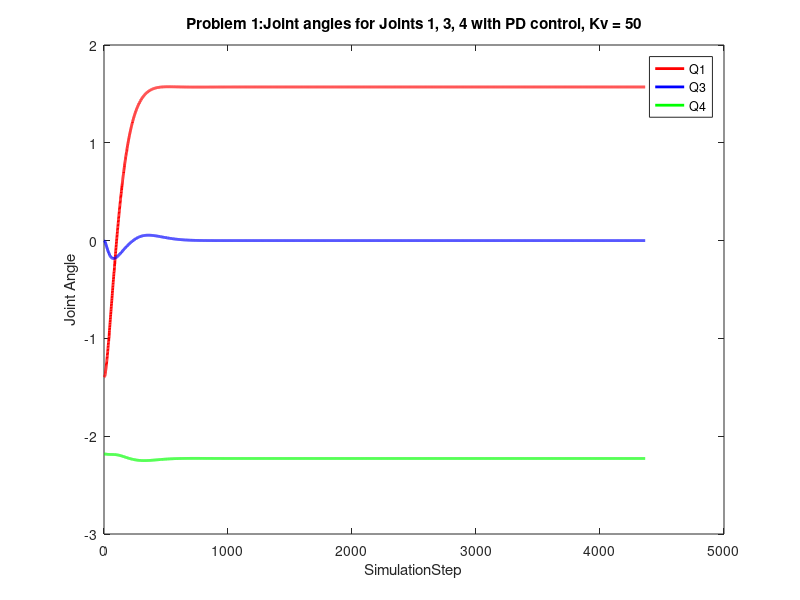
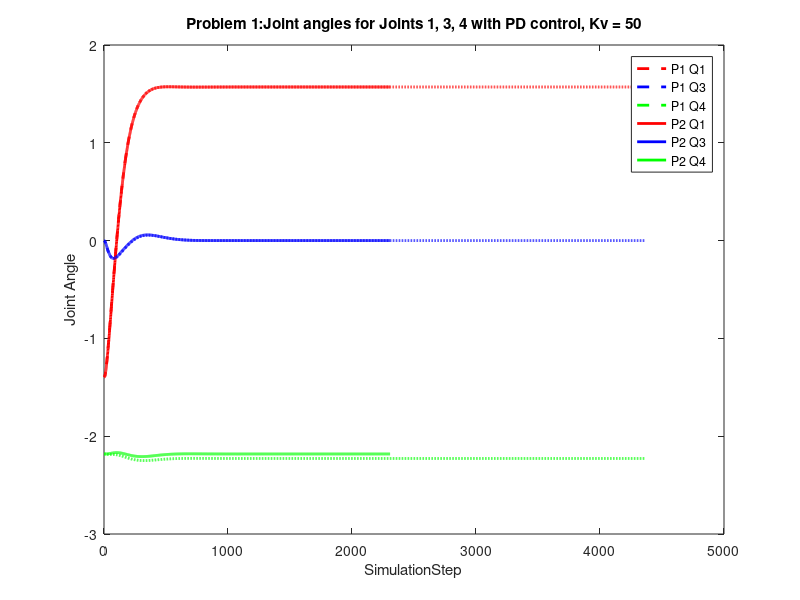
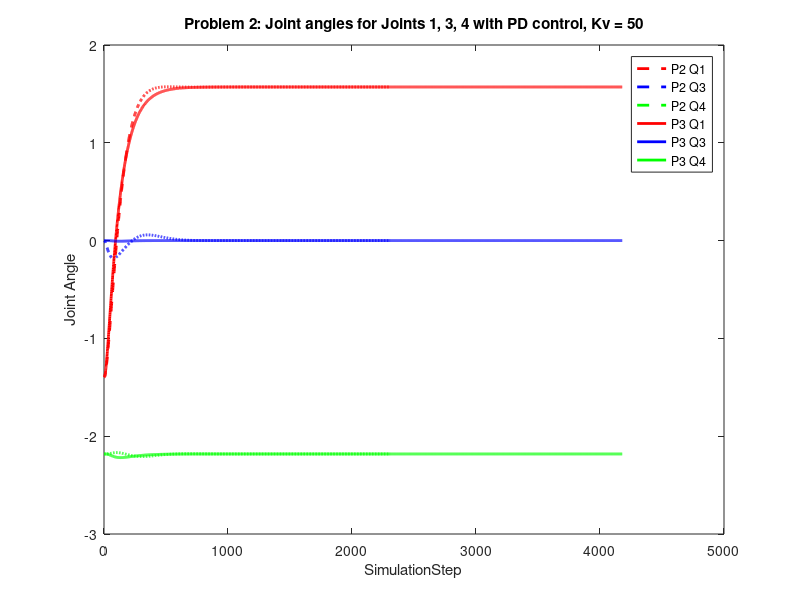
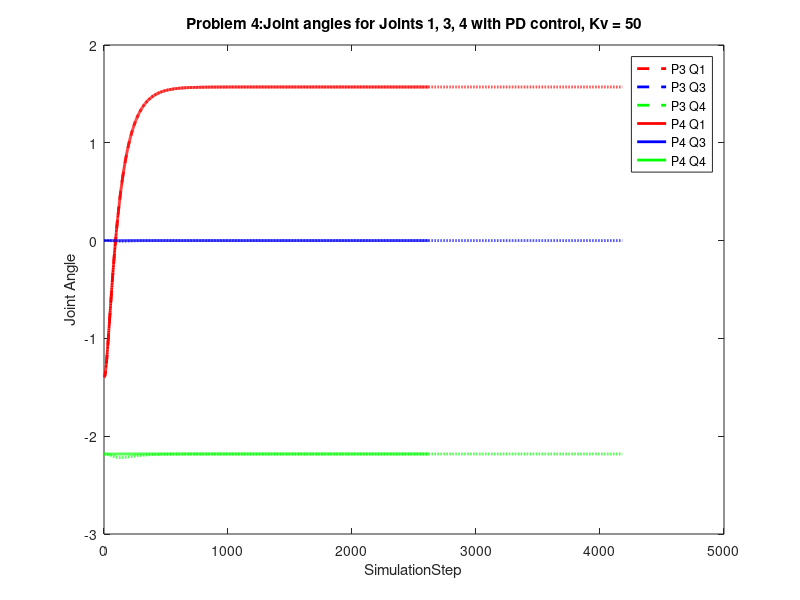

Reproduce these figures in MATLAB, in order.
close all;
ctl1data = importdata("controller1.txt", ',');
ctl2data = importdata("controller2.txt", ',');
ctl3data = importdata("controller3.txt", ',');
ctl4data = importdata("controller4.txt", ',');

% Problem 1 Graph
figure();
plot(ctl1data(:,2),"-r", "LineWidth", 2.0);
hold on;
plot(ctl1data(:,3),"-b", "LineWidth", 2.0);
plot(ctl1data(:, 4),"-g", "LineWidth", 2.0);
xlabel("SimulationStep" );
ylabel("Joint Angle");
title("Problem 1:Joint angles for Joints 1, 3, 4 with PD control, Kv = 50");
legend("Q1", "Q3", "Q4");
hold off;

% Problem 2 graph
figure();
plot(ctl1data(:,2),"--r", "LineWidth", 2.0);
hold on;
plot(ctl1data(:,3),"--b", "LineWidth", 2.0);
plot(ctl1data(:, 4),"--g", "LineWidth", 2.0);
hold on; 
plot(ctl2data(:,2),"-r", "LineWidth", 2.0);
hold on;
plot(ctl2data(:,3),"-b","LineWidth", 2.0);
plot(ctl2data(:, 4),"-g","LineWidth", 2.0);
xlabel("SimulationStep" );
ylabel("Joint Angle");
title("Problem 1:Joint angles for Joints 1, 3, 4 with PD control, Kv = 50");
legend("P1 Q1", "P1 Q3", "P1 Q4", "P2 Q1", "P2 Q3", "P2 Q4");
hold off;

% Problem 3 graph
figure();
plot(ctl2data(:,2),"--r", "LineWidth", 2.0);
hold on;
plot(ctl2data(:,3),"--b", "LineWidth", 2.0);
plot(ctl2data(:, 4),"--g", "LineWidth", 2.0);
hold on; 
plot(ctl3data(:,2),"-r", "LineWidth", 2.0);
hold on;
plot(ctl3data(:,3),"-b","LineWidth", 2.0);
plot(ctl3data(:, 4),"-g","LineWidth", 2.0);
xlabel("SimulationStep" );
ylabel("Joint Angle");
title("Problem 2: Joint angles for Joints 1, 3, 4 with PD control, Kv = 50");
legend("P2 Q1", "P2 Q3", "P2 Q4", "P3 Q1", "P3 Q3", "P3 Q4");
hold off; 

% Problem 4 graph
figure();
plot(ctl3data(:,2),"--r", "LineWidth", 2.0);
hold on;
plot(ctl3data(:,3),"--b", "LineWidth", 2.0);
plot(ctl3data(:, 4),"--g", "LineWidth", 2.0);
plot(ctl4data(:,2),"-r", "LineWidth", 2.0);
hold on;
plot(ctl4data(:,3),"-b","LineWidth", 2.0);
plot(ctl4data(:, 4),"-g","LineWidth", 2.0);
xlabel("SimulationStep" );
ylabel("Joint Angle");
title("Problem 4:Joint angles for Joints 1, 3, 4 with PD control, Kv = 50");
legend("P3 Q1", "P3 Q3", "P3 Q4", "P4 Q1", "P4 Q3", "P4 Q4");

